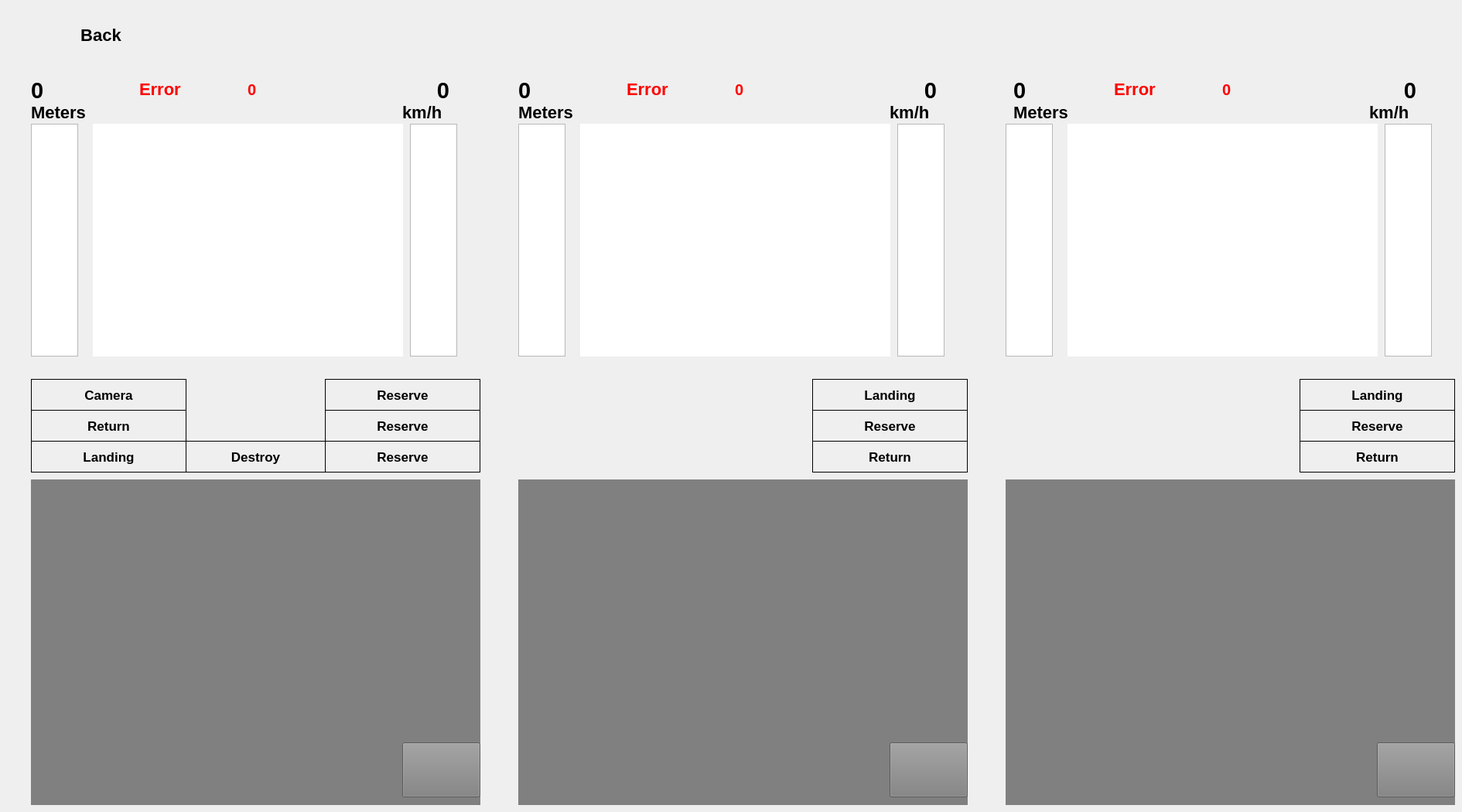
   <widget class="QWidget" name="remoteControl">
    <widget class="QPushButton" name="menuRemoteControlTelemetric">
     <property name="geometry">
      <rect>
       <x>20</x>
       <y>20</y>
       <width>221</width>
       <height>51</height>
      </rect>
     </property>
     <property name="cursor">
      <cursorShape>PointingHandCursor</cursorShape>
     </property>
     <property name="styleSheet">
      <string notr="true">
#menuRemoteControlTelemetric{
background-color: transparent; 
border:none;
color :black; 
font-size: 22px;
font:bold;
}

#menuRemoteControlTelemetric:hover {
 background-color:black; 
color:white;
}
#menuRemoteControlTelemetric:pressed {
 background-color:grey; 
color: white;
}</string>
     </property>
     <property name="text">
      <string>Back</string>
     </property>
    </widget>
    <widget class="QPushButton" name="hardLandingButton">
     <property name="geometry">
      <rect>
       <x>420</x>
       <y>490</y>
       <width>201</width>
       <height>41</height>
      </rect>
     </property>
     <property name="styleSheet">
      <string notr="true">
#hardLandingButton{
font-size:17px;font:bold; border: 1px solid black; color: black}
#hardLandingButton::hover{background-color: grey}
#hardLandingButton::checked{background-color: rgb(255,0,0); color:black}</string>
     </property>
     <property name="text">
      <string>Reserve</string>
     </property>
     <property name="checkable">
      <bool>true</bool>
     </property>
    </widget>
    <widget class="QPushButton" name="attackProhibitionButton">
     <property name="geometry">
      <rect>
       <x>420</x>
       <y>530</y>
       <width>201</width>
       <height>41</height>
      </rect>
     </property>
     <property name="styleSheet">
      <string notr="true">
#attackProhibitionButton{
font-size:17px;font:bold; border: 1px solid black; color: black}
#attackProhibitionButton::hover{background-color: grey}
#attackProhibitionButton::checked{background-color: rgb(255,0,0); color:black}</string>
     </property>
     <property name="text">
      <string>Reserve</string>
     </property>
     <property name="checkable">
      <bool>true</bool>
     </property>
    </widget>
    <widget class="QPushButton" name="returnButton">
     <property name="geometry">
      <rect>
       <x>420</x>
       <y>570</y>
       <width>201</width>
       <height>41</height>
      </rect>
     </property>
     <property name="styleSheet">
      <string notr="true">

#returnButton{
font-size:17px;font:bold; border: 1px solid black; color: black}
#returnButton::hover{background-color: grey}
#returnButton::checked{background-color: rgb(255,0,0); color:black}</string>
     </property>
     <property name="text">
      <string>Reserve</string>
     </property>
     <property name="checkable">
      <bool>true</bool>
     </property>
    </widget>
    <widget class="QLabel" name="controlHeightLabel">
     <property name="geometry">
      <rect>
       <x>40</x>
       <y>130</y>
       <width>81</width>
       <height>31</height>
      </rect>
     </property>
     <property name="styleSheet">
      <string notr="true">font-size:22px;
font:bold;
background-color: none;
border: none;
background-repeat: none;
color:black; </string>
     </property>
     <property name="text">
      <string>Meters</string>
     </property>
    </widget>
    <widget class="QLabel" name="controlSpeedLabel">
     <property name="geometry">
      <rect>
       <x>520</x>
       <y>130</y>
       <width>71</width>
       <height>31</height>
      </rect>
     </property>
     <property name="styleSheet">
      <string notr="true">font-size:22px;
font:bold;
background-color: none;
border: none;
background-repeat: none;
color:black; </string>
     </property>
     <property name="text">
      <string>km/h</string>
     </property>
    </widget>
    <widget class="QLabel" name="controlHeightInfo">
     <property name="geometry">
      <rect>
       <x>40</x>
       <y>100</y>
       <width>81</width>
       <height>31</height>
      </rect>
     </property>
     <property name="font">
      <font>
       <pointsize>-1</pointsize>
       <weight>75</weight>
       <italic>false</italic>
       <bold>true</bold>
      </font>
     </property>
     <property name="cursor">
      <cursorShape>ArrowCursor</cursorShape>
     </property>
     <property name="mouseTracking">
      <bool>true</bool>
     </property>
     <property name="tabletTracking">
      <bool>false</bool>
     </property>
     <property name="styleSheet">
      <string notr="true">font-size:22px;
font:bold;
background-color: none;
border: none;
background-repeat: none;
color:black; </string>
     </property>
     <property name="frameShape">
      <enum>QFrame::NoFrame</enum>
     </property>
     <property name="frameShadow">
      <enum>QFrame::Plain</enum>
     </property>
     <property name="text">
      <string>&lt;html&gt;&lt;head/&gt;&lt;body&gt;&lt;p&gt;&lt;span style=&quot; font-size:22pt;&quot;&gt;0&lt;/span&gt;&lt;/p&gt;&lt;/body&gt;&lt;/html&gt;</string>
     </property>
    </widget>
    <widget class="QLabel" name="controlSpeedInfo">
     <property name="geometry">
      <rect>
       <x>520</x>
       <y>100</y>
       <width>61</width>
       <height>31</height>
      </rect>
     </property>
     <property name="font">
      <font>
       <pointsize>-1</pointsize>
       <weight>75</weight>
       <italic>false</italic>
       <bold>true</bold>
      </font>
     </property>
     <property name="cursor">
      <cursorShape>ArrowCursor</cursorShape>
     </property>
     <property name="mouseTracking">
      <bool>true</bool>
     </property>
     <property name="tabletTracking">
      <bool>false</bool>
     </property>
     <property name="styleSheet">
      <string notr="true">font-size:22px;
font:bold;
background-color: none;
border: none;
background-repeat: none;
color:black; </string>
     </property>
     <property name="frameShape">
      <enum>QFrame::NoFrame</enum>
     </property>
     <property name="frameShadow">
      <enum>QFrame::Plain</enum>
     </property>
     <property name="text">
      <string>&lt;html&gt;&lt;head/&gt;&lt;body&gt;&lt;p align=&quot;right&quot;&gt;&lt;span style=&quot; font-size:22pt;&quot;&gt;0&lt;/span&gt;&lt;/p&gt;&lt;/body&gt;&lt;/html&gt;</string>
     </property>
    </widget>
    <widget class="QWidget" name="attitudeIndicator" native="true">
     <property name="geometry">
      <rect>
       <x>170</x>
       <y>160</y>
       <width>300</width>
       <height>300</height>
      </rect>
     </property>
     <property name="styleSheet">
      <string notr="true">background-color: rgb(9,28,102);</string>
     </property>
    </widget>
    <widget class="QWidget" name="attitudeIndicator_2" native="true">
     <property name="geometry">
      <rect>
       <x>800</x>
       <y>160</y>
       <width>300</width>
       <height>300</height>
      </rect>
     </property>
     <property name="styleSheet">
      <string notr="true">background-color: rgb(9,28,102);</string>
     </property>
    </widget>
    <widget class="QLabel" name="controlErrorInfo">
     <property name="geometry">
      <rect>
       <x>320</x>
       <y>100</y>
       <width>81</width>
       <height>31</height>
      </rect>
     </property>
     <property name="font">
      <font>
       <pointsize>-1</pointsize>
       <weight>75</weight>
       <italic>false</italic>
       <bold>true</bold>
      </font>
     </property>
     <property name="cursor">
      <cursorShape>ArrowCursor</cursorShape>
     </property>
     <property name="mouseTracking">
      <bool>true</bool>
     </property>
     <property name="tabletTracking">
      <bool>false</bool>
     </property>
     <property name="styleSheet">
      <string notr="true">font-size:20px;
font:bold;
background-color: none;
border: none;
background-repeat: none;
color: rgb(255,0,0); </string>
     </property>
     <property name="frameShape">
      <enum>QFrame::NoFrame</enum>
     </property>
     <property name="frameShadow">
      <enum>QFrame::Plain</enum>
     </property>
     <property name="text">
      <string>0</string>
     </property>
    </widget>
    <widget class="QLabel" name="controlErrorLabel">
     <property name="geometry">
      <rect>
       <x>180</x>
       <y>100</y>
       <width>141</width>
       <height>31</height>
      </rect>
     </property>
     <property name="styleSheet">
      <string notr="true">font-size:22px;
font:bold;
background-color: none;
border: none;
background-repeat: none;
color: rgb(255,0,0); </string>
     </property>
     <property name="text">
      <string>Error</string>
     </property>
    </widget>
    <widget class="QWidget" name="controlPhotoArea" native="true">
     <property name="geometry">
      <rect>
       <x>40</x>
       <y>620</y>
       <width>581</width>
       <height>421</height>
      </rect>
     </property>
     <property name="styleSheet">
      <string notr="true">background-color:grey;</string>
     </property>
     <widget class="QPushButton" name="controlGetPhoto">
      <property name="geometry">
       <rect>
        <x>480</x>
        <y>340</y>
        <width>101</width>
        <height>71</height>
       </rect>
      </property>
      <property name="sizePolicy">
       <sizepolicy hsizetype="Minimum" vsizetype="Ignored">
        <horstretch>0</horstretch>
        <verstretch>0</verstretch>
       </sizepolicy>
      </property>
      <property name="cursor">
       <cursorShape>PointingHandCursor</cursorShape>
      </property>
      <property name="mouseTracking">
       <bool>true</bool>
      </property>
      <property name="autoFillBackground">
       <bool>false</bool>
      </property>
      <property name="styleSheet">
       <string notr="true">
#controlGetPhoto{

border-image: url(:/pics/camera.svg);

border-color:transparant
}


</string>
      </property>
      <property name="text">
       <string/>
      </property>
     </widget>
    </widget>
    <widget class="QWidget" name="controlPhotoArea_2" native="true">
     <property name="geometry">
      <rect>
       <x>670</x>
       <y>620</y>
       <width>581</width>
       <height>421</height>
      </rect>
     </property>
     <property name="styleSheet">
      <string notr="true">background-color:grey;</string>
     </property>
     <widget class="QPushButton" name="controlGetPhoto_2">
      <property name="geometry">
       <rect>
        <x>480</x>
        <y>340</y>
        <width>101</width>
        <height>71</height>
       </rect>
      </property>
      <property name="sizePolicy">
       <sizepolicy hsizetype="Minimum" vsizetype="Ignored">
        <horstretch>0</horstretch>
        <verstretch>0</verstretch>
       </sizepolicy>
      </property>
      <property name="cursor">
       <cursorShape>PointingHandCursor</cursorShape>
      </property>
      <property name="mouseTracking">
       <bool>true</bool>
      </property>
      <property name="autoFillBackground">
       <bool>false</bool>
      </property>
      <property name="styleSheet">
       <string notr="true">
#controlGetPhoto_2{

border-image: url(:/pics/camera.svg);

border-color:transparant
}


</string>
      </property>
      <property name="text">
       <string/>
      </property>
     </widget>
    </widget>
    <widget class="QWidget" name="controlPhotoArea_3" native="true">
     <property name="geometry">
      <rect>
       <x>1300</x>
       <y>620</y>
       <width>581</width>
       <height>421</height>
      </rect>
     </property>
     <property name="styleSheet">
      <string notr="true">background-color:grey;</string>
     </property>
     <widget class="QPushButton" name="controlGetPhoto_3">
      <property name="geometry">
       <rect>
        <x>480</x>
        <y>340</y>
        <width>101</width>
        <height>71</height>
       </rect>
      </property>
      <property name="sizePolicy">
       <sizepolicy hsizetype="Minimum" vsizetype="Ignored">
        <horstretch>0</horstretch>
        <verstretch>0</verstretch>
       </sizepolicy>
      </property>
      <property name="cursor">
       <cursorShape>PointingHandCursor</cursorShape>
      </property>
      <property name="mouseTracking">
       <bool>true</bool>
      </property>
      <property name="autoFillBackground">
       <bool>false</bool>
      </property>
      <property name="styleSheet">
       <string notr="true">
#controlGetPhoto_3{

border-image: url(:/pics/camera.svg);

border-color:transparant
}


</string>
      </property>
      <property name="text">
       <string/>
      </property>
     </widget>
    </widget>
    <widget class="QPushButton" name="returnButton_2">
     <property name="geometry">
      <rect>
       <x>1050</x>
       <y>570</y>
       <width>201</width>
       <height>41</height>
      </rect>
     </property>
     <property name="styleSheet">
      <string notr="true">
#returnButton_2{
font-size:17px;font:bold; border: 1px solid black; color: black}
#returnButton_2::hover{background-color: grey}
#returnButton_2::checked{background-color: rgb(255,0,0); color:black}</string>
     </property>
     <property name="text">
      <string>Return</string>
     </property>
     <property name="checkable">
      <bool>true</bool>
     </property>
    </widget>
    <widget class="QPushButton" name="hardLandingButton_2">
     <property name="geometry">
      <rect>
       <x>1050</x>
       <y>490</y>
       <width>201</width>
       <height>41</height>
      </rect>
     </property>
     <property name="styleSheet">
      <string notr="true">
#hardLandingButton_2{
font-size:17px;font:bold; border: 1px solid black; color: black}
#hardLandingButton_2::hover{background-color: grey}
#hardLandingButton_2::checked{background-color: rgb(255,0,0); color:black}</string>
     </property>
     <property name="text">
      <string>Landing</string>
     </property>
     <property name="checkable">
      <bool>true</bool>
     </property>
    </widget>
    <widget class="QPushButton" name="attackProhibitionButton_2">
     <property name="geometry">
      <rect>
       <x>1050</x>
       <y>530</y>
       <width>201</width>
       <height>41</height>
      </rect>
     </property>
     <property name="styleSheet">
      <string notr="true">
#attackProhibitionButton_2{
font-size:17px;font:bold; border: 1px solid black; color: black}
#attackProhibitionButton_2::hover{background-color: grey}
#attackProhibitionButton_2::checked{background-color: rgb(255,0,0); color:black}</string>
     </property>
     <property name="text">
      <string>Reserve</string>
     </property>
     <property name="checkable">
      <bool>true</bool>
     </property>
    </widget>
    <widget class="QPushButton" name="hardLandingButton_3">
     <property name="geometry">
      <rect>
       <x>1680</x>
       <y>490</y>
       <width>201</width>
       <height>41</height>
      </rect>
     </property>
     <property name="styleSheet">
      <string notr="true">
#hardLandingButton_3{
font-size:17px;font:bold; border: 1px solid black; color: black}
#hardLandingButton_3::hover{background-color: grey}
#hardLandingButton_3::checked{background-color: rgb(255,0,0); color:black}</string>
     </property>
     <property name="text">
      <string>Landing</string>
     </property>
     <property name="checkable">
      <bool>true</bool>
     </property>
    </widget>
    <widget class="QPushButton" name="attackProhibitionButton_3">
     <property name="geometry">
      <rect>
       <x>1680</x>
       <y>530</y>
       <width>201</width>
       <height>41</height>
      </rect>
     </property>
     <property name="styleSheet">
      <string notr="true">
#attackProhibitionButton_3{
font-size:17px;font:bold; border: 1px solid black; color: black}
#attackProhibitionButton_3::hover{background-color: grey}
#attackProhibitionButton_3::checked{background-color: rgb(255,0,0); color:black}</string>
     </property>
     <property name="text">
      <string>Reserve</string>
     </property>
     <property name="checkable">
      <bool>true</bool>
     </property>
    </widget>
    <widget class="QPushButton" name="returnButton_3">
     <property name="geometry">
      <rect>
       <x>1680</x>
       <y>570</y>
       <width>201</width>
       <height>41</height>
      </rect>
     </property>
     <property name="styleSheet">
      <string notr="true">
#returnButton_3{
font-size:17px;font:bold; border: 1px solid black; color: black}
#returnButton_3::hover{background-color: grey}
#returnButton_3::checked{background-color: rgb(255,0,0); color:black}</string>
     </property>
     <property name="text">
      <string>Return</string>
     </property>
     <property name="checkable">
      <bool>true</bool>
     </property>
    </widget>
    <widget class="QLabel" name="controlSpeedInfo_2">
     <property name="geometry">
      <rect>
       <x>1150</x>
       <y>100</y>
       <width>61</width>
       <height>31</height>
      </rect>
     </property>
     <property name="font">
      <font>
       <pointsize>-1</pointsize>
       <weight>75</weight>
       <italic>false</italic>
       <bold>true</bold>
      </font>
     </property>
     <property name="cursor">
      <cursorShape>ArrowCursor</cursorShape>
     </property>
     <property name="mouseTracking">
      <bool>true</bool>
     </property>
     <property name="tabletTracking">
      <bool>false</bool>
     </property>
     <property name="styleSheet">
      <string notr="true">font-size:22px;
font:bold;
background-color: none;
border: none;
background-repeat: none;
color:black; </string>
     </property>
     <property name="frameShape">
      <enum>QFrame::NoFrame</enum>
     </property>
     <property name="frameShadow">
      <enum>QFrame::Plain</enum>
     </property>
     <property name="text">
      <string>&lt;html&gt;&lt;head/&gt;&lt;body&gt;&lt;p align=&quot;right&quot;&gt;&lt;span style=&quot; font-size:22pt;&quot;&gt;0&lt;/span&gt;&lt;/p&gt;&lt;/body&gt;&lt;/html&gt;</string>
     </property>
    </widget>
    <widget class="QLabel" name="controlSpeedLabel_2">
     <property name="geometry">
      <rect>
       <x>1150</x>
       <y>130</y>
       <width>71</width>
       <height>31</height>
      </rect>
     </property>
     <property name="styleSheet">
      <string notr="true">font-size:22px;
font:bold;
background-color: none;
border: none;
background-repeat: none;
color:black; </string>
     </property>
     <property name="text">
      <string>km/h</string>
     </property>
    </widget>
    <widget class="QLabel" name="controlSpeedInfo_3">
     <property name="geometry">
      <rect>
       <x>1770</x>
       <y>100</y>
       <width>61</width>
       <height>31</height>
      </rect>
     </property>
     <property name="font">
      <font>
       <pointsize>-1</pointsize>
       <weight>75</weight>
       <italic>false</italic>
       <bold>true</bold>
      </font>
     </property>
     <property name="cursor">
      <cursorShape>ArrowCursor</cursorShape>
     </property>
     <property name="mouseTracking">
      <bool>true</bool>
     </property>
     <property name="tabletTracking">
      <bool>false</bool>
     </property>
     <property name="styleSheet">
      <string notr="true">font-size:22px;
font:bold;
background-color: none;
border: none;
background-repeat: none;
color:black; </string>
     </property>
     <property name="frameShape">
      <enum>QFrame::NoFrame</enum>
     </property>
     <property name="frameShadow">
      <enum>QFrame::Plain</enum>
     </property>
     <property name="text">
      <string>&lt;html&gt;&lt;head/&gt;&lt;body&gt;&lt;p align=&quot;right&quot;&gt;&lt;span style=&quot; font-size:22pt;&quot;&gt;0&lt;/span&gt;&lt;/p&gt;&lt;/body&gt;&lt;/html&gt;</string>
     </property>
    </widget>
    <widget class="QLabel" name="controlSpeedLabel_3">
     <property name="geometry">
      <rect>
       <x>1770</x>
       <y>130</y>
       <width>71</width>
       <height>31</height>
      </rect>
     </property>
     <property name="styleSheet">
      <string notr="true">font-size:22px;
font:bold;
background-color: none;
border: none;
background-repeat: none;
color:black; </string>
     </property>
     <property name="text">
      <string>km/h</string>
     </property>
    </widget>
    <widget class="QLabel" name="controlHeightLabel_2">
     <property name="geometry">
      <rect>
       <x>670</x>
       <y>130</y>
       <width>81</width>
       <height>31</height>
      </rect>
     </property>
     <property name="styleSheet">
      <string notr="true">font-size:22px;
font:bold;
background-color: none;
border: none;
background-repeat: none;
color:black; </string>
     </property>
     <property name="text">
      <string>Meters</string>
     </property>
    </widget>
    <widget class="QLabel" name="controlHeightInfo_2">
     <property name="geometry">
      <rect>
       <x>670</x>
       <y>100</y>
       <width>81</width>
       <height>31</height>
      </rect>
     </property>
     <property name="font">
      <font>
       <pointsize>-1</pointsize>
       <weight>75</weight>
       <italic>false</italic>
       <bold>true</bold>
      </font>
     </property>
     <property name="cursor">
      <cursorShape>ArrowCursor</cursorShape>
     </property>
     <property name="mouseTracking">
      <bool>true</bool>
     </property>
     <property name="tabletTracking">
      <bool>false</bool>
     </property>
     <property name="styleSheet">
      <string notr="true">font-size:22px;
font:bold;
background-color: none;
border: none;
background-repeat: none;
color:black; </string>
     </property>
     <property name="frameShape">
      <enum>QFrame::NoFrame</enum>
     </property>
     <property name="frameShadow">
      <enum>QFrame::Plain</enum>
     </property>
     <property name="text">
      <string>&lt;html&gt;&lt;head/&gt;&lt;body&gt;&lt;p&gt;&lt;span style=&quot; font-size:22pt;&quot;&gt;0&lt;/span&gt;&lt;/p&gt;&lt;/body&gt;&lt;/html&gt;</string>
     </property>
    </widget>
    <widget class="QLabel" name="controlHeightLabel_3">
     <property name="geometry">
      <rect>
       <x>1310</x>
       <y>130</y>
       <width>81</width>
       <height>31</height>
      </rect>
     </property>
     <property name="styleSheet">
      <string notr="true">font-size:22px;
font:bold;
background-color: none;
border: none;
background-repeat: none;
color:black; </string>
     </property>
     <property name="text">
      <string>Meters</string>
     </property>
    </widget>
    <widget class="QLabel" name="controlHeightInfo_3">
     <property name="geometry">
      <rect>
       <x>1310</x>
       <y>100</y>
       <width>81</width>
       <height>31</height>
      </rect>
     </property>
     <property name="font">
      <font>
       <pointsize>-1</pointsize>
       <weight>75</weight>
       <italic>false</italic>
       <bold>true</bold>
      </font>
     </property>
     <property name="cursor">
      <cursorShape>ArrowCursor</cursorShape>
     </property>
     <property name="mouseTracking">
      <bool>true</bool>
     </property>
     <property name="tabletTracking">
      <bool>false</bool>
     </property>
     <property name="styleSheet">
      <string notr="true">font-size:22px;
font:bold;
background-color: none;
border: none;
background-repeat: none;
color:black; </string>
     </property>
     <property name="frameShape">
      <enum>QFrame::NoFrame</enum>
     </property>
     <property name="frameShadow">
      <enum>QFrame::Plain</enum>
     </property>
     <property name="text">
      <string>&lt;html&gt;&lt;head/&gt;&lt;body&gt;&lt;p&gt;&lt;span style=&quot; font-size:22pt;&quot;&gt;0&lt;/span&gt;&lt;/p&gt;&lt;/body&gt;&lt;/html&gt;</string>
     </property>
    </widget>
    <widget class="QLabel" name="controlErrorLabel_2">
     <property name="geometry">
      <rect>
       <x>810</x>
       <y>100</y>
       <width>141</width>
       <height>31</height>
      </rect>
     </property>
     <property name="styleSheet">
      <string notr="true">font-size:22px;
font:bold;
background-color: none;
border: none;
background-repeat: none;
color: rgb(255,0,0); </string>
     </property>
     <property name="text">
      <string>Error</string>
     </property>
    </widget>
    <widget class="QLabel" name="controlErrorInfo_2">
     <property name="geometry">
      <rect>
       <x>950</x>
       <y>100</y>
       <width>81</width>
       <height>31</height>
      </rect>
     </property>
     <property name="font">
      <font>
       <pointsize>-1</pointsize>
       <weight>75</weight>
       <italic>false</italic>
       <bold>true</bold>
      </font>
     </property>
     <property name="cursor">
      <cursorShape>ArrowCursor</cursorShape>
     </property>
     <property name="mouseTracking">
      <bool>true</bool>
     </property>
     <property name="tabletTracking">
      <bool>false</bool>
     </property>
     <property name="styleSheet">
      <string notr="true">font-size:20px;
font:bold;
background-color: none;
border: none;
background-repeat: none;
color: rgb(255,0,0); </string>
     </property>
     <property name="frameShape">
      <enum>QFrame::NoFrame</enum>
     </property>
     <property name="frameShadow">
      <enum>QFrame::Plain</enum>
     </property>
     <property name="text">
      <string>0</string>
     </property>
    </widget>
    <widget class="QLabel" name="controlErrorLabel_3">
     <property name="geometry">
      <rect>
       <x>1440</x>
       <y>100</y>
       <width>141</width>
       <height>31</height>
      </rect>
     </property>
     <property name="styleSheet">
      <string notr="true">font-size:22px;
font:bold;
background-color: none;
border: none;
background-repeat: none;
color: rgb(255,0,0); </string>
     </property>
     <property name="text">
      <string>Error</string>
     </property>
    </widget>
    <widget class="QLabel" name="controlErrorInfo_3">
     <property name="geometry">
      <rect>
       <x>1580</x>
       <y>100</y>
       <width>81</width>
       <height>31</height>
      </rect>
     </property>
     <property name="font">
      <font>
       <pointsize>-1</pointsize>
       <weight>75</weight>
       <italic>false</italic>
       <bold>true</bold>
      </font>
     </property>
     <property name="cursor">
      <cursorShape>ArrowCursor</cursorShape>
     </property>
     <property name="mouseTracking">
      <bool>true</bool>
     </property>
     <property name="tabletTracking">
      <bool>false</bool>
     </property>
     <property name="styleSheet">
      <string notr="true">font-size:20px;
font:bold;
background-color: none;
border: none;
background-repeat: none;
color: rgb(255,0,0); </string>
     </property>
     <property name="frameShape">
      <enum>QFrame::NoFrame</enum>
     </property>
     <property name="frameShadow">
      <enum>QFrame::Plain</enum>
     </property>
     <property name="text">
      <string>0</string>
     </property>
    </widget>
    <widget class="QGraphicsView" name="indico">
     <property name="geometry">
      <rect>
       <x>120</x>
       <y>160</y>
       <width>401</width>
       <height>301</height>
      </rect>
     </property>
     <property name="styleSheet">
      <string notr="true">border:none;</string>
     </property>
    </widget>
    <widget class="QGraphicsView" name="heightLine">
     <property name="geometry">
      <rect>
       <x>40</x>
       <y>160</y>
       <width>61</width>
       <height>301</height>
      </rect>
     </property>
    </widget>
    <widget class="QGraphicsView" name="speedLine">
     <property name="geometry">
      <rect>
       <x>530</x>
       <y>160</y>
       <width>61</width>
       <height>301</height>
      </rect>
     </property>
    </widget>
    <widget class="QGraphicsView" name="speedLine_3">
     <property name="geometry">
      <rect>
       <x>1790</x>
       <y>160</y>
       <width>61</width>
       <height>301</height>
      </rect>
     </property>
    </widget>
    <widget class="QGraphicsView" name="heightLine_3">
     <property name="geometry">
      <rect>
       <x>1300</x>
       <y>160</y>
       <width>61</width>
       <height>301</height>
      </rect>
     </property>
    </widget>
    <widget class="QGraphicsView" name="speedLine_2">
     <property name="geometry">
      <rect>
       <x>1160</x>
       <y>160</y>
       <width>61</width>
       <height>301</height>
      </rect>
     </property>
    </widget>
    <widget class="QGraphicsView" name="indico_2">
     <property name="geometry">
      <rect>
       <x>750</x>
       <y>160</y>
       <width>401</width>
       <height>301</height>
      </rect>
     </property>
     <property name="styleSheet">
      <string notr="true">border:3px;
border-color:rgb(0, 255, 255)</string>
     </property>
    </widget>
    <widget class="QGraphicsView" name="heightLine_2">
     <property name="geometry">
      <rect>
       <x>670</x>
       <y>160</y>
       <width>61</width>
       <height>301</height>
      </rect>
     </property>
    </widget>
    <widget class="QGraphicsView" name="indico_3">
     <property name="geometry">
      <rect>
       <x>1380</x>
       <y>160</y>
       <width>401</width>
       <height>301</height>
      </rect>
     </property>
     <property name="styleSheet">
      <string notr="true">border:3px;
border-color:rgb(0, 255, 255)</string>
     </property>
    </widget>
    <widget class="QPushButton" name="parachuteButton">
     <property name="geometry">
      <rect>
       <x>40</x>
       <y>570</y>
       <width>201</width>
       <height>41</height>
      </rect>
     </property>
     <property name="styleSheet">
      <string notr="true">


#parachuteButton{
font-size:17px;font:bold; border: 1px solid black; color: black}
#parachuteButton::hover{background-color: grey}
#parachuteButton::checked{background-color: rgb(255,0,0); color:black}</string>
     </property>
     <property name="text">
      <string>Landing</string>
     </property>
     <property name="checkable">
      <bool>false</bool>
     </property>
    </widget>
    <widget class="QPushButton" name="returnPPMButton">
     <property name="geometry">
      <rect>
       <x>40</x>
       <y>530</y>
       <width>201</width>
       <height>41</height>
      </rect>
     </property>
     <property name="styleSheet">
      <string notr="true">

#returnPPMButton{
font-size:17px;font:bold; border: 1px solid black; color: black}
#returnPPMButton::hover{background-color: grey}
#returnPPMButton::checked{background-color: rgb(255,0,0); color:black}</string>
     </property>
     <property name="text">
      <string>Return</string>
     </property>
     <property name="checkable">
      <bool>false</bool>
     </property>
    </widget>
    <widget class="QPushButton" name="photoButton">
     <property name="geometry">
      <rect>
       <x>40</x>
       <y>490</y>
       <width>201</width>
       <height>41</height>
      </rect>
     </property>
     <property name="styleSheet">
      <string notr="true">#photoButton{
font-size:17px;font:bold; border: 1px solid black; color: black}
#photoButton::hover{background-color: grey}
#photoButton::checked{background-color: rgb(255,0,0); color:black}</string>
     </property>
     <property name="text">
      <string>Camera</string>
     </property>
     <property name="checkable">
      <bool>false</bool>
     </property>
    </widget>
    <widget class="QPushButton" name="deadButton">
     <property name="geometry">
      <rect>
       <x>240</x>
       <y>570</y>
       <width>181</width>
       <height>41</height>
      </rect>
     </property>
     <property name="styleSheet">
      <string notr="true">
#deadButton{
font-size:17px;font:bold; border: 1px solid black; color: black}
#deadButton::hover{background-color: grey}
#deadButton::checked{background-color: rgb(255,0,0); color:black}</string>
     </property>
     <property name="text">
      <string>Destroy</string>
     </property>
     <property name="checkable">
      <bool>false</bool>
     </property>
    </widget>
   </widget>
